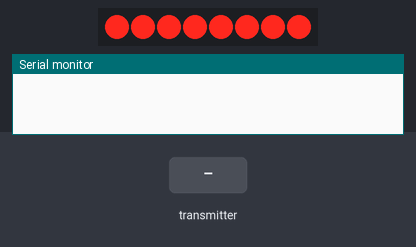
The sketch below on a simulated Arduino Uno, built with avr-gcc and run on an emulated ATmega328P. Shown: 8 shift-register outputs drawn as a row of LEDs (first output left, lit = HIGH), the last lines printed to the serial monitor. Wiring (inferred from the names in the program): shift register (74HC595): data pin 4; shift clock pin 2; latch pin 3. Wiring (inferred from the signals the program sends): row of LEDs: on Q0, Q1, Q2, Q3, Q4, Q5, Q6, Q7. Inputs (shaded band) come from the test bench. EEPROM starts erased; no radio packets arrive unless stated.

Above: at 1.2 s.
1.3 s: the transmitter starts sending receivedData = -100
At 1.7 s:
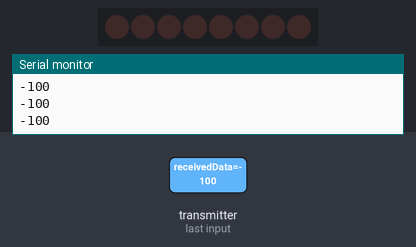
2.8 s: the transmitter starts sending receivedData = 0
At 3.9 s:
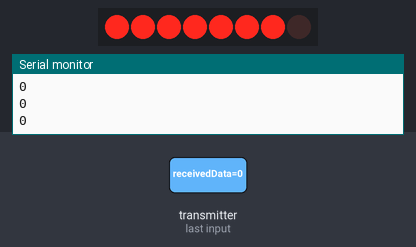
4.3 s: the transmitter starts sending receivedData = 100
At 5.1 s:
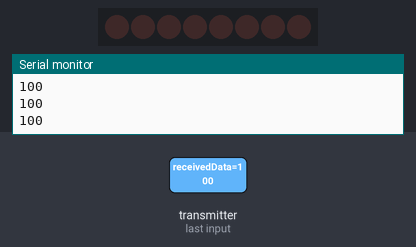
Timing chart, 0 to 7.3 s (numbered marks = the images above; inputs shaded):
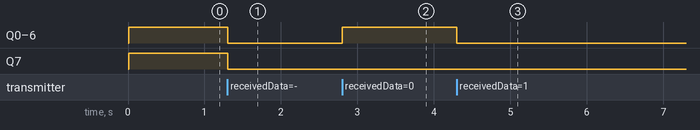

The sketch:

unoReceiving.ino
```cpp
#include <nRF24L01.h>
#include <RF24.h>
#include <RF24_config.h>
#include <printf.h>
#include <Wire.h>
#include <EEPROM.h>

#define CHANNEL 106

#define DATAPIN 4
#define LATCHPIN 3
#define CLKPIN 2

int8_t receivedData;
uint8_t eepromAddress;

RF24 radio(7, 8);
uint8_t wirelessAddresses[][6] = {"1Node", "2Node"};

void setup() {

  // initalize shift register pins
  pinMode(DATAPIN, OUTPUT);
  pinMode(LATCHPIN, OUTPUT);
  pinMode(CLKPIN, OUTPUT);


  // initialize libraries
  Wire.begin();
  Serial.begin(9600);
  radio.begin();

  // set radio settings
  radio.setPALevel(RF24_PA_LOW);
  radio.setChannel(CHANNEL);

  // select addresses to read and write from
  radio.openWritingPipe(wirelessAddresses[1]);
  radio.openReadingPipe(1, wirelessAddresses[0]);
  radio.startListening();

}

void loop() {

  // whenever a tempature is available
  // place into eeprom and display it on bargraph

  if (radio.available()) {

    radio.read(&receivedData, 1);

    Serial.println(receivedData);

    if (eepromAddress == EEPROM.length()) eepromAddress = 0;
    EEPROM.write(eepromAddress, receivedData);
    eepromAddress++;

    displayTemp(map(receivedData, -20, 80, 0, 8));

  }
}

void displayTemp (uint8_t data) {

  uint8_t shiftData = 0;

  for (uint8_t n = 0; n < data; n ++) shiftData |= (1 << n);

  shiftOut(DATAPIN, CLKPIN, LSBFIRST, shiftData);
  digitalWrite(LATCHPIN, HIGH);
  digitalWrite(LATCHPIN, LOW);

}
```

Measured:
- after the input at 1.3 s, Q0–7: HIGH → LOW at once
- after the input at 2.8 s, Q0–6: LOW → HIGH at once
- after the input at 4.3 s, Q0–6: HIGH → LOW at once
